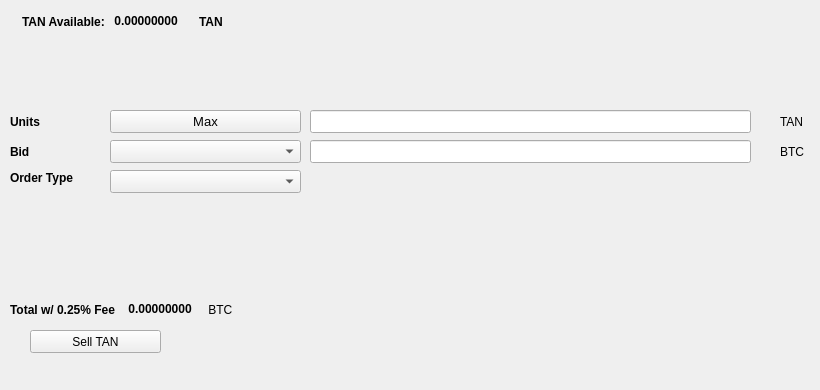
   <widget class="QWidget" name="SellTab">
    <attribute name="title">
     <string>Sell</string>
    </attribute>
    <widget class="QLabel" name="label_16">
     <property name="geometry">
      <rect>
       <x>780</x>
       <y>140</y>
       <width>31</width>
       <height>23</height>
      </rect>
     </property>
     <property name="text">
      <string>BTC</string>
     </property>
    </widget>
    <widget class="QComboBox" name="SellBidcomboBox">
     <property name="geometry">
      <rect>
       <x>110</x>
       <y>140</y>
       <width>191</width>
       <height>23</height>
      </rect>
     </property>
     <property name="font">
      <font>
       <pointsize>10</pointsize>
      </font>
     </property>
    </widget>
    <widget class="QLabel" name="label_18">
     <property name="geometry">
      <rect>
       <x>10</x>
       <y>110</y>
       <width>46</width>
       <height>23</height>
      </rect>
     </property>
     <property name="font">
      <font>
       <weight>75</weight>
       <bold>true</bold>
      </font>
     </property>
     <property name="text">
      <string>Units</string>
     </property>
    </widget>
    <widget class="QPushButton" name="Sell_Max_Amount">
     <property name="geometry">
      <rect>
       <x>110</x>
       <y>110</y>
       <width>191</width>
       <height>23</height>
      </rect>
     </property>
     <property name="font">
      <font>
       <pointsize>10</pointsize>
      </font>
     </property>
     <property name="text">
      <string>Max</string>
     </property>
    </widget>
    <widget class="QLabel" name="label_20">
     <property name="geometry">
      <rect>
       <x>10</x>
       <y>170</y>
       <width>91</width>
       <height>16</height>
      </rect>
     </property>
     <property name="font">
      <font>
       <weight>75</weight>
       <bold>true</bold>
      </font>
     </property>
     <property name="text">
      <string>Order Type</string>
     </property>
    </widget>
    <widget class="QComboBox" name="SellOrdertypeCombo">
     <property name="geometry">
      <rect>
       <x>110</x>
       <y>170</y>
       <width>191</width>
       <height>23</height>
      </rect>
     </property>
     <property name="font">
      <font>
       <pointsize>10</pointsize>
      </font>
     </property>
    </widget>
    <widget class="QLabel" name="label_21">
     <property name="geometry">
      <rect>
       <x>10</x>
       <y>140</y>
       <width>46</width>
       <height>23</height>
      </rect>
     </property>
     <property name="font">
      <font>
       <weight>75</weight>
       <bold>true</bold>
      </font>
     </property>
     <property name="text">
      <string>Bid</string>
     </property>
    </widget>
    <widget class="QLabel" name="label_22">
     <property name="geometry">
      <rect>
       <x>780</x>
       <y>110</y>
       <width>31</width>
       <height>23</height>
      </rect>
     </property>
     <property name="text">
      <string>TAN</string>
     </property>
    </widget>
    <widget class="QLineEdit" name="UnitsInputTAN">
     <property name="geometry">
      <rect>
       <x>310</x>
       <y>110</y>
       <width>441</width>
       <height>23</height>
      </rect>
     </property>
     <property name="font">
      <font>
       <pointsize>9</pointsize>
       <weight>75</weight>
       <bold>true</bold>
      </font>
     </property>
    </widget>
    <widget class="QLineEdit" name="SellBidPriceEdit">
     <property name="geometry">
      <rect>
       <x>310</x>
       <y>140</y>
       <width>441</width>
       <height>23</height>
      </rect>
     </property>
     <property name="font">
      <font>
       <pointsize>9</pointsize>
       <weight>75</weight>
       <bold>true</bold>
      </font>
     </property>
    </widget>
    <widget class="QPushButton" name="SellTANBTN">
     <property name="geometry">
      <rect>
       <x>30</x>
       <y>330</y>
       <width>131</width>
       <height>23</height>
      </rect>
     </property>
     <property name="text">
      <string>Sell TAN</string>
     </property>
     <property name="icon">
      <iconset resource="../taurusnetwork">
       <normaloff>:/icons/bitcoin</normaloff>:/icons/bitcoin</iconset>
     </property>
    </widget>
    <widget class="QWidget" name="layoutWidget3">
     <property name="geometry">
      <rect>
       <x>22</x>
       <y>12</y>
       <width>258</width>
       <height>19</height>
      </rect>
     </property>
     <layout class="QHBoxLayout" name="horizontalLayout">
      <item>
       <widget class="QLabel" name="label232_2">
        <property name="font">
         <font>
          <weight>75</weight>
          <bold>true</bold>
         </font>
        </property>
        <property name="text">
         <string>TAN Available:</string>
        </property>
       </widget>
      </item>
      <item>
       <widget class="QLabel" name="TANAvailableLabel">
        <property name="palette">
         <palette>
          <active>
           <colorrole role="WindowText">
            <brush brushstyle="SolidPattern">
             <color alpha="255">
              <red>0</red>
              <green>0</green>
              <blue>0</blue>
             </color>
            </brush>
           </colorrole>
           <colorrole role="Button">
            <brush brushstyle="SolidPattern">
             <color alpha="255">
              <red>0</red>
              <green>170</green>
              <blue>0</blue>
             </color>
            </brush>
           </colorrole>
           <colorrole role="Light">
            <brush brushstyle="SolidPattern">
             <color alpha="255">
              <red>0</red>
              <green>255</green>
              <blue>0</blue>
             </color>
            </brush>
           </colorrole>
           <colorrole role="Midlight">
            <brush brushstyle="SolidPattern">
             <color alpha="255">
              <red>0</red>
              <green>212</green>
              <blue>0</blue>
             </color>
            </brush>
           </colorrole>
           <colorrole role="Dark">
            <brush brushstyle="SolidPattern">
             <color alpha="255">
              <red>0</red>
              <green>85</green>
              <blue>0</blue>
             </color>
            </brush>
           </colorrole>
           <colorrole role="Mid">
            <brush brushstyle="SolidPattern">
             <color alpha="255">
              <red>0</red>
              <green>113</green>
              <blue>0</blue>
             </color>
            </brush>
           </colorrole>
           <colorrole role="Text">
            <brush brushstyle="SolidPattern">
             <color alpha="255">
              <red>0</red>
              <green>170</green>
              <blue>0</blue>
             </color>
            </brush>
           </colorrole>
           <colorrole role="BrightText">
            <brush brushstyle="SolidPattern">
             <color alpha="255">
              <red>255</red>
              <green>255</green>
              <blue>255</blue>
             </color>
            </brush>
           </colorrole>
           <colorrole role="ButtonText">
            <brush brushstyle="SolidPattern">
             <color alpha="255">
              <red>0</red>
              <green>0</green>
              <blue>0</blue>
             </color>
            </brush>
           </colorrole>
           <colorrole role="Base">
            <brush brushstyle="SolidPattern">
             <color alpha="255">
              <red>255</red>
              <green>255</green>
              <blue>255</blue>
             </color>
            </brush>
           </colorrole>
           <colorrole role="Window">
            <brush brushstyle="SolidPattern">
             <color alpha="255">
              <red>0</red>
              <green>170</green>
              <blue>0</blue>
             </color>
            </brush>
           </colorrole>
           <colorrole role="Shadow">
            <brush brushstyle="SolidPattern">
             <color alpha="255">
              <red>0</red>
              <green>0</green>
              <blue>0</blue>
             </color>
            </brush>
           </colorrole>
           <colorrole role="AlternateBase">
            <brush brushstyle="SolidPattern">
             <color alpha="255">
              <red>127</red>
              <green>212</green>
              <blue>127</blue>
             </color>
            </brush>
           </colorrole>
           <colorrole role="ToolTipBase">
            <brush brushstyle="SolidPattern">
             <color alpha="255">
              <red>255</red>
              <green>255</green>
              <blue>220</blue>
             </color>
            </brush>
           </colorrole>
           <colorrole role="ToolTipText">
            <brush brushstyle="SolidPattern">
             <color alpha="255">
              <red>0</red>
              <green>0</green>
              <blue>0</blue>
             </color>
            </brush>
           </colorrole>
          </active>
          <inactive>
           <colorrole role="WindowText">
            <brush brushstyle="SolidPattern">
             <color alpha="255">
              <red>0</red>
              <green>0</green>
              <blue>0</blue>
             </color>
            </brush>
           </colorrole>
           <colorrole role="Button">
            <brush brushstyle="SolidPattern">
             <color alpha="255">
              <red>0</red>
              <green>170</green>
              <blue>0</blue>
             </color>
            </brush>
           </colorrole>
           <colorrole role="Light">
            <brush brushstyle="SolidPattern">
             <color alpha="255">
              <red>0</red>
              <green>255</green>
              <blue>0</blue>
             </color>
            </brush>
           </colorrole>
           <colorrole role="Midlight">
            <brush brushstyle="SolidPattern">
             <color alpha="255">
              <red>0</red>
              <green>212</green>
              <blue>0</blue>
             </color>
            </brush>
           </colorrole>
           <colorrole role="Dark">
            <brush brushstyle="SolidPattern">
             <color alpha="255">
              <red>0</red>
              <green>85</green>
              <blue>0</blue>
             </color>
            </brush>
           </colorrole>
           <colorrole role="Mid">
            <brush brushstyle="SolidPattern">
             <color alpha="255">
              <red>0</red>
              <green>113</green>
              <blue>0</blue>
             </color>
            </brush>
           </colorrole>
           <colorrole role="Text">
            <brush brushstyle="SolidPattern">
             <color alpha="255">
              <red>0</red>
              <green>170</green>
              <blue>0</blue>
             </color>
            </brush>
           </colorrole>
           <colorrole role="BrightText">
            <brush brushstyle="SolidPattern">
             <color alpha="255">
              <red>255</red>
              <green>255</green>
              <blue>255</blue>
             </color>
            </brush>
           </colorrole>
           <colorrole role="ButtonText">
            <brush brushstyle="SolidPattern">
             <color alpha="255">
              <red>0</red>
              <green>0</green>
              <blue>0</blue>
             </color>
            </brush>
           </colorrole>
           <colorrole role="Base">
            <brush brushstyle="SolidPattern">
             <color alpha="255">
              <red>255</red>
              <green>255</green>
              <blue>255</blue>
             </color>
            </brush>
           </colorrole>
           <colorrole role="Window">
            <brush brushstyle="SolidPattern">
             <color alpha="255">
              <red>0</red>
              <green>170</green>
              <blue>0</blue>
             </color>
            </brush>
           </colorrole>
           <colorrole role="Shadow">
            <brush brushstyle="SolidPattern">
             <color alpha="255">
              <red>0</red>
              <green>0</green>
              <blue>0</blue>
             </color>
            </brush>
           </colorrole>
           <colorrole role="AlternateBase">
            <brush brushstyle="SolidPattern">
             <color alpha="255">
              <red>127</red>
              <green>212</green>
              <blue>127</blue>
             </color>
            </brush>
           </colorrole>
           <colorrole role="ToolTipBase">
            <brush brushstyle="SolidPattern">
             <color alpha="255">
              <red>255</red>
              <green>255</green>
              <blue>220</blue>
             </color>
            </brush>
           </colorrole>
           <colorrole role="ToolTipText">
            <brush brushstyle="SolidPattern">
             <color alpha="255">
              <red>0</red>
              <green>0</green>
              <blue>0</blue>
             </color>
            </brush>
           </colorrole>
          </inactive>
          <disabled>
           <colorrole role="WindowText">
            <brush brushstyle="SolidPattern">
             <color alpha="255">
              <red>0</red>
              <green>85</green>
              <blue>0</blue>
             </color>
            </brush>
           </colorrole>
           <colorrole role="Button">
            <brush brushstyle="SolidPattern">
             <color alpha="255">
              <red>0</red>
              <green>170</green>
              <blue>0</blue>
             </color>
            </brush>
           </colorrole>
           <colorrole role="Light">
            <brush brushstyle="SolidPattern">
             <color alpha="255">
              <red>0</red>
              <green>255</green>
              <blue>0</blue>
             </color>
            </brush>
           </colorrole>
           <colorrole role="Midlight">
            <brush brushstyle="SolidPattern">
             <color alpha="255">
              <red>0</red>
              <green>212</green>
              <blue>0</blue>
             </color>
            </brush>
           </colorrole>
           <colorrole role="Dark">
            <brush brushstyle="SolidPattern">
             <color alpha="255">
              <red>0</red>
              <green>85</green>
              <blue>0</blue>
             </color>
            </brush>
           </colorrole>
           <colorrole role="Mid">
            <brush brushstyle="SolidPattern">
             <color alpha="255">
              <red>0</red>
              <green>113</green>
              <blue>0</blue>
             </color>
            </brush>
           </colorrole>
           <colorrole role="Text">
            <brush brushstyle="SolidPattern">
             <color alpha="255">
              <red>0</red>
              <green>85</green>
              <blue>0</blue>
             </color>
            </brush>
           </colorrole>
           <colorrole role="BrightText">
            <brush brushstyle="SolidPattern">
             <color alpha="255">
              <red>255</red>
              <green>255</green>
              <blue>255</blue>
             </color>
            </brush>
           </colorrole>
           <colorrole role="ButtonText">
            <brush brushstyle="SolidPattern">
             <color alpha="255">
              <red>0</red>
              <green>85</green>
              <blue>0</blue>
             </color>
            </brush>
           </colorrole>
           <colorrole role="Base">
            <brush brushstyle="SolidPattern">
             <color alpha="255">
              <red>0</red>
              <green>170</green>
              <blue>0</blue>
             </color>
            </brush>
           </colorrole>
           <colorrole role="Window">
            <brush brushstyle="SolidPattern">
             <color alpha="255">
              <red>0</red>
              <green>170</green>
              <blue>0</blue>
             </color>
            </brush>
           </colorrole>
           <colorrole role="Shadow">
            <brush brushstyle="SolidPattern">
             <color alpha="255">
              <red>0</red>
              <green>0</green>
              <blue>0</blue>
             </color>
            </brush>
           </colorrole>
           <colorrole role="AlternateBase">
            <brush brushstyle="SolidPattern">
             <color alpha="255">
              <red>0</red>
              <green>170</green>
              <blue>0</blue>
             </color>
            </brush>
           </colorrole>
           <colorrole role="ToolTipBase">
            <brush brushstyle="SolidPattern">
             <color alpha="255">
              <red>255</red>
              <green>255</green>
              <blue>220</blue>
             </color>
            </brush>
           </colorrole>
           <colorrole role="ToolTipText">
            <brush brushstyle="SolidPattern">
             <color alpha="255">
              <red>0</red>
              <green>0</green>
              <blue>0</blue>
             </color>
            </brush>
           </colorrole>
          </disabled>
         </palette>
        </property>
        <property name="font">
         <font>
          <weight>75</weight>
          <bold>true</bold>
         </font>
        </property>
        <property name="text">
         <string> 0.00000000 </string>
        </property>
        <property name="textInteractionFlags">
         <set>Qt::LinksAccessibleByMouse|Qt::TextSelectableByKeyboard|Qt::TextSelectableByMouse</set>
        </property>
       </widget>
      </item>
      <item>
       <widget class="QLabel" name="labelTAN">
        <property name="font">
         <font>
          <weight>75</weight>
          <bold>true</bold>
         </font>
        </property>
        <property name="text">
         <string>TAN</string>
        </property>
       </widget>
      </item>
     </layout>
    </widget>
    <widget class="QWidget" name="layoutWidget">
     <property name="geometry">
      <rect>
       <x>10</x>
       <y>300</y>
       <width>268</width>
       <height>19</height>
      </rect>
     </property>
     <layout class="QHBoxLayout" name="horizontalLayout_2">
      <item>
       <widget class="QLabel" name="label_19">
        <property name="font">
         <font>
          <weight>75</weight>
          <bold>true</bold>
         </font>
        </property>
        <property name="text">
         <string>Total w/ 0.25% Fee </string>
        </property>
       </widget>
      </item>
      <item>
       <widget class="QLabel" name="SellCostLabel">
        <property name="palette">
         <palette>
          <active>
           <colorrole role="WindowText">
            <brush brushstyle="SolidPattern">
             <color alpha="255">
              <red>0</red>
              <green>0</green>
              <blue>0</blue>
             </color>
            </brush>
           </colorrole>
           <colorrole role="Button">
            <brush brushstyle="SolidPattern">
             <color alpha="255">
              <red>0</red>
              <green>170</green>
              <blue>0</blue>
             </color>
            </brush>
           </colorrole>
           <colorrole role="Light">
            <brush brushstyle="SolidPattern">
             <color alpha="255">
              <red>0</red>
              <green>255</green>
              <blue>0</blue>
             </color>
            </brush>
           </colorrole>
           <colorrole role="Midlight">
            <brush brushstyle="SolidPattern">
             <color alpha="255">
              <red>0</red>
              <green>212</green>
              <blue>0</blue>
             </color>
            </brush>
           </colorrole>
           <colorrole role="Dark">
            <brush brushstyle="SolidPattern">
             <color alpha="255">
              <red>0</red>
              <green>85</green>
              <blue>0</blue>
             </color>
            </brush>
           </colorrole>
           <colorrole role="Mid">
            <brush brushstyle="SolidPattern">
             <color alpha="255">
              <red>0</red>
              <green>113</green>
              <blue>0</blue>
             </color>
            </brush>
           </colorrole>
           <colorrole role="Text">
            <brush brushstyle="SolidPattern">
             <color alpha="255">
              <red>0</red>
              <green>170</green>
              <blue>0</blue>
             </color>
            </brush>
           </colorrole>
           <colorrole role="BrightText">
            <brush brushstyle="SolidPattern">
             <color alpha="255">
              <red>255</red>
              <green>255</green>
              <blue>255</blue>
             </color>
            </brush>
           </colorrole>
           <colorrole role="ButtonText">
            <brush brushstyle="SolidPattern">
             <color alpha="255">
              <red>0</red>
              <green>0</green>
              <blue>0</blue>
             </color>
            </brush>
           </colorrole>
           <colorrole role="Base">
            <brush brushstyle="SolidPattern">
             <color alpha="255">
              <red>255</red>
              <green>255</green>
              <blue>255</blue>
             </color>
            </brush>
           </colorrole>
           <colorrole role="Window">
            <brush brushstyle="SolidPattern">
             <color alpha="255">
              <red>0</red>
              <green>170</green>
              <blue>0</blue>
             </color>
            </brush>
           </colorrole>
           <colorrole role="Shadow">
            <brush brushstyle="SolidPattern">
             <color alpha="255">
              <red>0</red>
              <green>0</green>
              <blue>0</blue>
             </color>
            </brush>
           </colorrole>
           <colorrole role="AlternateBase">
            <brush brushstyle="SolidPattern">
             <color alpha="255">
              <red>127</red>
              <green>212</green>
              <blue>127</blue>
             </color>
            </brush>
           </colorrole>
           <colorrole role="ToolTipBase">
            <brush brushstyle="SolidPattern">
             <color alpha="255">
              <red>255</red>
              <green>255</green>
              <blue>220</blue>
             </color>
            </brush>
           </colorrole>
           <colorrole role="ToolTipText">
            <brush brushstyle="SolidPattern">
             <color alpha="255">
              <red>0</red>
              <green>0</green>
              <blue>0</blue>
             </color>
            </brush>
           </colorrole>
          </active>
          <inactive>
           <colorrole role="WindowText">
            <brush brushstyle="SolidPattern">
             <color alpha="255">
              <red>0</red>
              <green>0</green>
              <blue>0</blue>
             </color>
            </brush>
           </colorrole>
           <colorrole role="Button">
            <brush brushstyle="SolidPattern">
             <color alpha="255">
              <red>0</red>
              <green>170</green>
              <blue>0</blue>
             </color>
            </brush>
           </colorrole>
           <colorrole role="Light">
            <brush brushstyle="SolidPattern">
             <color alpha="255">
              <red>0</red>
              <green>255</green>
              <blue>0</blue>
             </color>
            </brush>
           </colorrole>
           <colorrole role="Midlight">
            <brush brushstyle="SolidPattern">
             <color alpha="255">
              <red>0</red>
              <green>212</green>
              <blue>0</blue>
             </color>
            </brush>
           </colorrole>
           <colorrole role="Dark">
            <brush brushstyle="SolidPattern">
             <color alpha="255">
              <red>0</red>
              <green>85</green>
              <blue>0</blue>
             </color>
            </brush>
           </colorrole>
           <colorrole role="Mid">
            <brush brushstyle="SolidPattern">
             <color alpha="255">
              <red>0</red>
              <green>113</green>
              <blue>0</blue>
             </color>
            </brush>
           </colorrole>
           <colorrole role="Text">
            <brush brushstyle="SolidPattern">
             <color alpha="255">
              <red>0</red>
              <green>170</green>
              <blue>0</blue>
             </color>
            </brush>
           </colorrole>
           <colorrole role="BrightText">
            <brush brushstyle="SolidPattern">
             <color alpha="255">
              <red>255</red>
              <green>255</green>
              <blue>255</blue>
             </color>
            </brush>
           </colorrole>
           <colorrole role="ButtonText">
            <brush brushstyle="SolidPattern">
             <color alpha="255">
              <red>0</red>
              <green>0</green>
              <blue>0</blue>
             </color>
            </brush>
           </colorrole>
           <colorrole role="Base">
            <brush brushstyle="SolidPattern">
             <color alpha="255">
              <red>255</red>
              <green>255</green>
              <blue>255</blue>
             </color>
            </brush>
           </colorrole>
           <colorrole role="Window">
            <brush brushstyle="SolidPattern">
             <color alpha="255">
              <red>0</red>
              <green>170</green>
              <blue>0</blue>
             </color>
            </brush>
           </colorrole>
           <colorrole role="Shadow">
            <brush brushstyle="SolidPattern">
             <color alpha="255">
              <red>0</red>
              <green>0</green>
              <blue>0</blue>
             </color>
            </brush>
           </colorrole>
           <colorrole role="AlternateBase">
            <brush brushstyle="SolidPattern">
             <color alpha="255">
              <red>127</red>
              <green>212</green>
              <blue>127</blue>
             </color>
            </brush>
           </colorrole>
           <colorrole role="ToolTipBase">
            <brush brushstyle="SolidPattern">
             <color alpha="255">
              <red>255</red>
              <green>255</green>
              <blue>220</blue>
             </color>
            </brush>
           </colorrole>
           <colorrole role="ToolTipText">
            <brush brushstyle="SolidPattern">
             <color alpha="255">
              <red>0</red>
              <green>0</green>
              <blue>0</blue>
             </color>
            </brush>
           </colorrole>
          </inactive>
          <disabled>
           <colorrole role="WindowText">
            <brush brushstyle="SolidPattern">
             <color alpha="255">
              <red>0</red>
              <green>85</green>
              <blue>0</blue>
             </color>
            </brush>
           </colorrole>
           <colorrole role="Button">
            <brush brushstyle="SolidPattern">
             <color alpha="255">
              <red>0</red>
              <green>170</green>
              <blue>0</blue>
             </color>
            </brush>
           </colorrole>
           <colorrole role="Light">
            <brush brushstyle="SolidPattern">
             <color alpha="255">
              <red>0</red>
              <green>255</green>
              <blue>0</blue>
             </color>
            </brush>
           </colorrole>
           <colorrole role="Midlight">
            <brush brushstyle="SolidPattern">
             <color alpha="255">
              <red>0</red>
              <green>212</green>
              <blue>0</blue>
             </color>
            </brush>
           </colorrole>
           <colorrole role="Dark">
            <brush brushstyle="SolidPattern">
             <color alpha="255">
              <red>0</red>
              <green>85</green>
              <blue>0</blue>
             </color>
            </brush>
           </colorrole>
           <colorrole role="Mid">
            <brush brushstyle="SolidPattern">
             <color alpha="255">
              <red>0</red>
              <green>113</green>
              <blue>0</blue>
             </color>
            </brush>
           </colorrole>
           <colorrole role="Text">
            <brush brushstyle="SolidPattern">
             <color alpha="255">
              <red>0</red>
              <green>85</green>
              <blue>0</blue>
             </color>
            </brush>
           </colorrole>
           <colorrole role="BrightText">
            <brush brushstyle="SolidPattern">
             <color alpha="255">
              <red>255</red>
              <green>255</green>
              <blue>255</blue>
             </color>
            </brush>
           </colorrole>
           <colorrole role="ButtonText">
            <brush brushstyle="SolidPattern">
             <color alpha="255">
              <red>0</red>
              <green>85</green>
              <blue>0</blue>
             </color>
            </brush>
           </colorrole>
           <colorrole role="Base">
            <brush brushstyle="SolidPattern">
             <color alpha="255">
              <red>0</red>
              <green>170</green>
              <blue>0</blue>
             </color>
            </brush>
           </colorrole>
           <colorrole role="Window">
            <brush brushstyle="SolidPattern">
             <color alpha="255">
              <red>0</red>
              <green>170</green>
              <blue>0</blue>
             </color>
            </brush>
           </colorrole>
           <colorrole role="Shadow">
            <brush brushstyle="SolidPattern">
             <color alpha="255">
              <red>0</red>
              <green>0</green>
              <blue>0</blue>
             </color>
            </brush>
           </colorrole>
           <colorrole role="AlternateBase">
            <brush brushstyle="SolidPattern">
             <color alpha="255">
              <red>0</red>
              <green>170</green>
              <blue>0</blue>
             </color>
            </brush>
           </colorrole>
           <colorrole role="ToolTipBase">
            <brush brushstyle="SolidPattern">
             <color alpha="255">
              <red>255</red>
              <green>255</green>
              <blue>220</blue>
             </color>
            </brush>
           </colorrole>
           <colorrole role="ToolTipText">
            <brush brushstyle="SolidPattern">
             <color alpha="255">
              <red>0</red>
              <green>0</green>
              <blue>0</blue>
             </color>
            </brush>
           </colorrole>
          </disabled>
         </palette>
        </property>
        <property name="font">
         <font>
          <weight>75</weight>
          <bold>true</bold>
         </font>
        </property>
        <property name="autoFillBackground">
         <bool>false</bool>
        </property>
        <property name="text">
         <string> 0.00000000</string>
        </property>
        <property name="textInteractionFlags">
         <set>Qt::LinksAccessibleByMouse|Qt::TextSelectableByMouse</set>
        </property>
       </widget>
      </item>
      <item>
       <widget class="QLabel" name="label_17">
        <property name="font">
         <font>
          <weight>50</weight>
          <bold>false</bold>
         </font>
        </property>
        <property name="text">
         <string> BTC</string>
        </property>
       </widget>
      </item>
     </layout>
    </widget>
    <widget class="QLabel" name="label_23">
     <property name="geometry">
      <rect>
       <x>460</x>
       <y>300</y>
       <width>281</width>
       <height>81</height>
      </rect>
     </property>
     <property name="text">
      <string/>
     </property>
     <property name="pixmap">
      <pixmap>:/images/bittrex</pixmap>
     </property>
    </widget>
   </widget>
